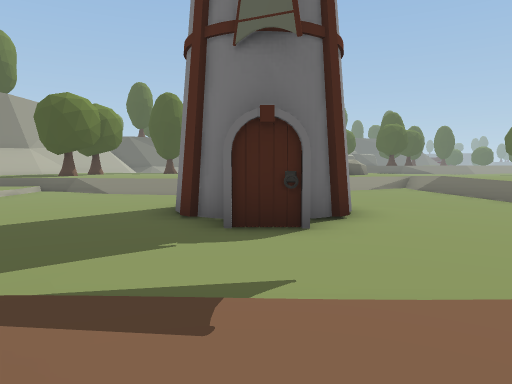
[1] (above)

24 first-person views from a walk through a Unity game level. The camera is 1.2 m above the floor, tilts 4° down and sees 70° across. The floor is counted in squares, 2 m on a side. Each view is taken from the middle of a square. On the plan, view 1 faces up. The plan holds only what a view shows up to about 10 squares ahead; the rest is blank. The place goes on beyond the plan.

[2]
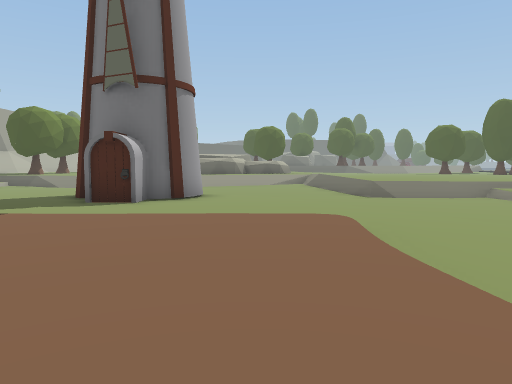

[3]
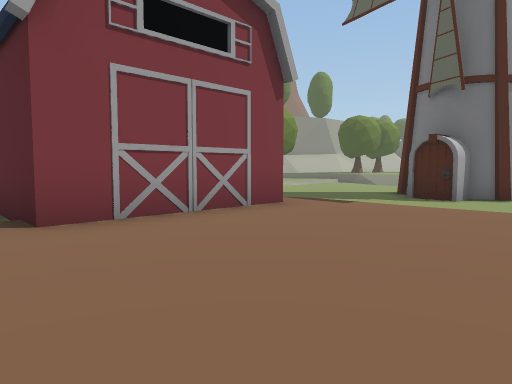

[4]
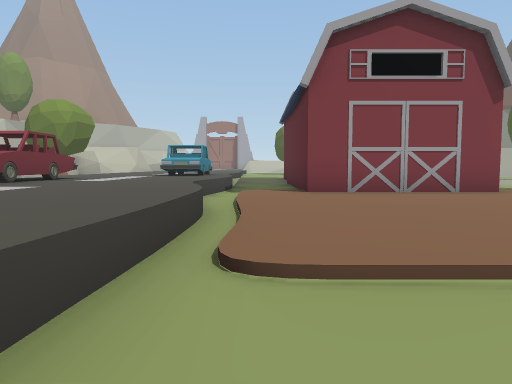

[5]
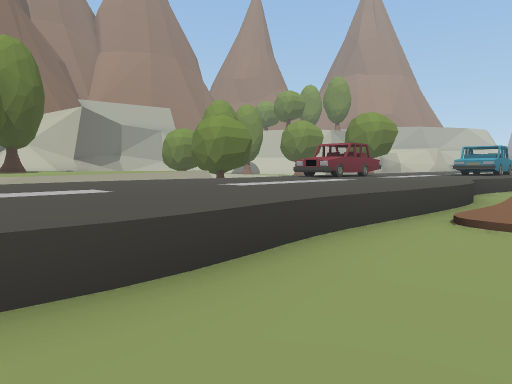

[6]
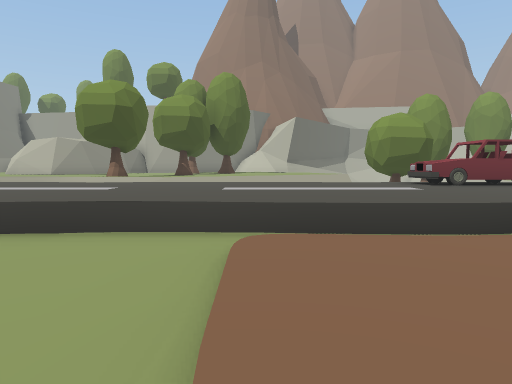

[7]
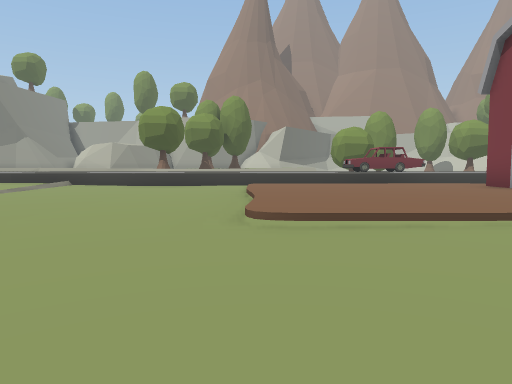

[8]
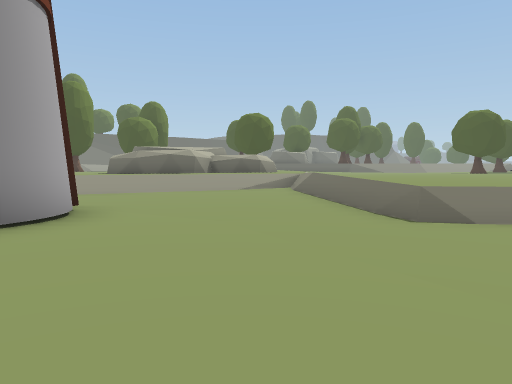

[9]
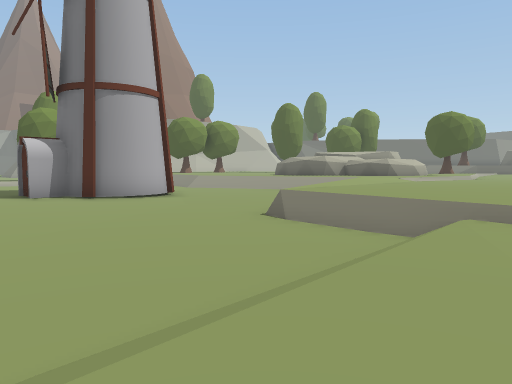

[10]
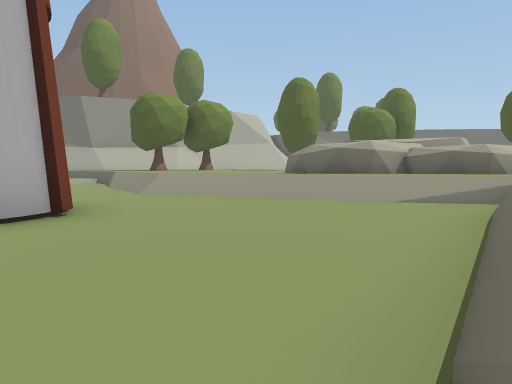

[11]
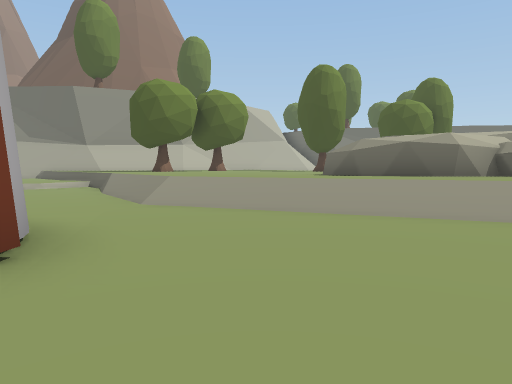

[12]
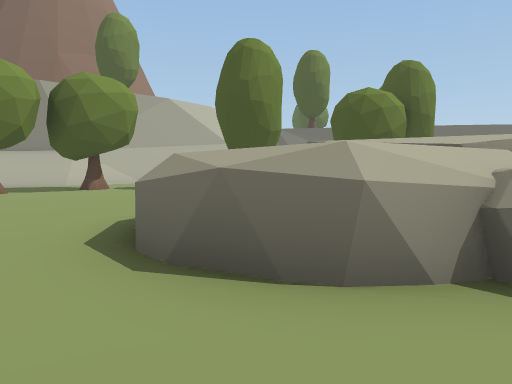

[13]
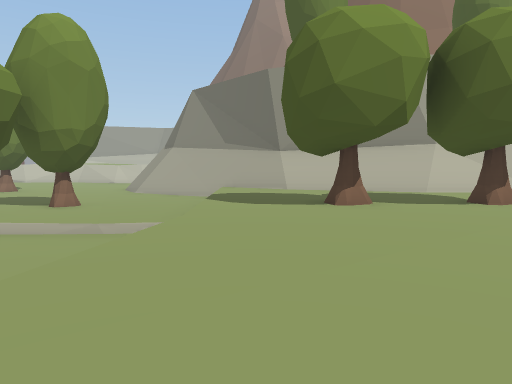

[14]
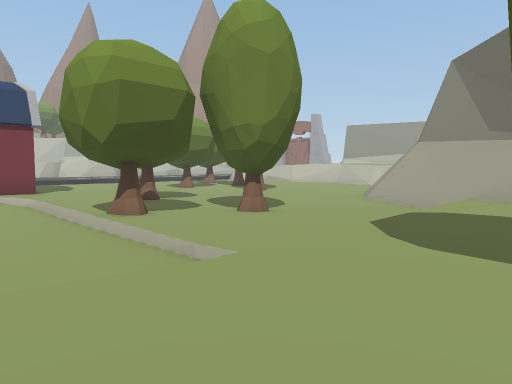

[15]
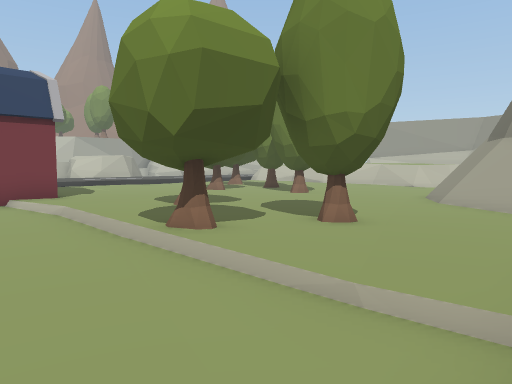

[16]
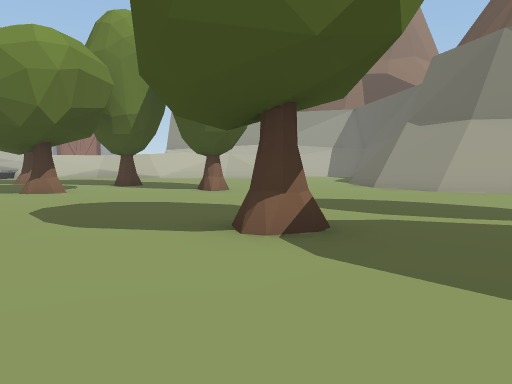

[17]
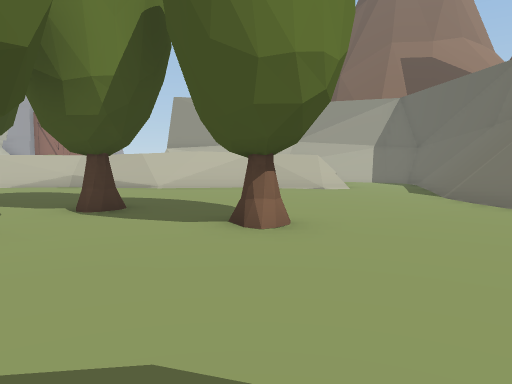

[18]
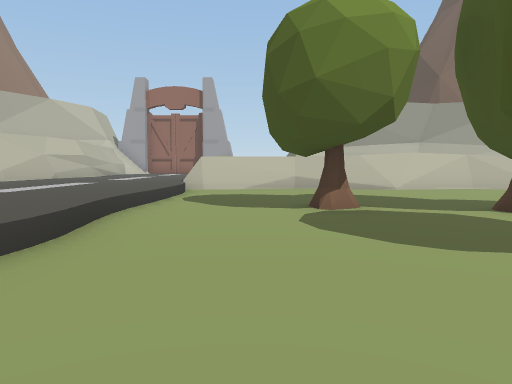

[19]
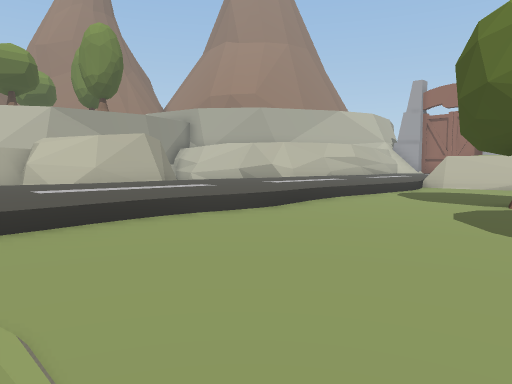

[20]
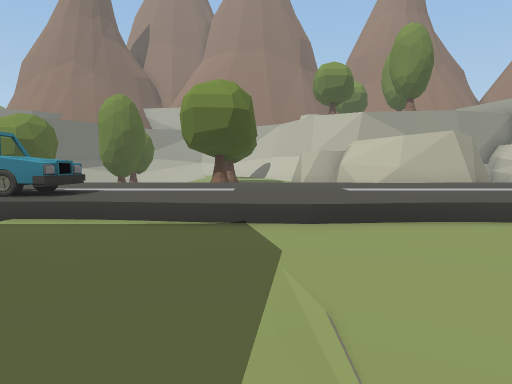

[21]
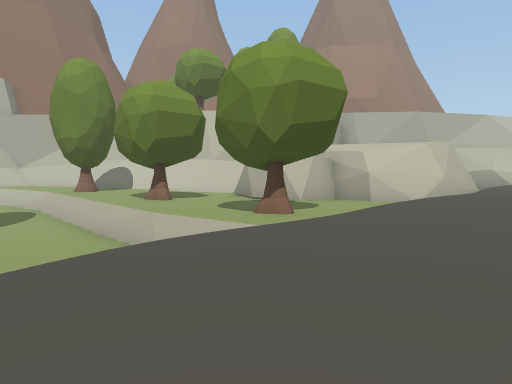

[22]
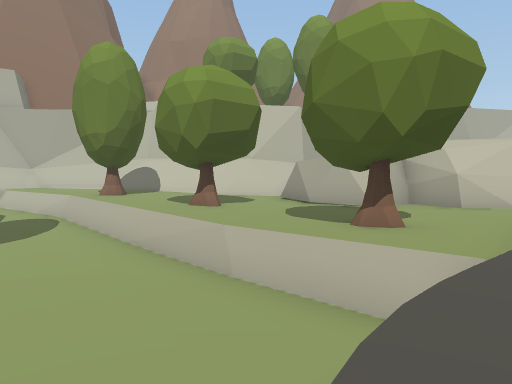

[23]
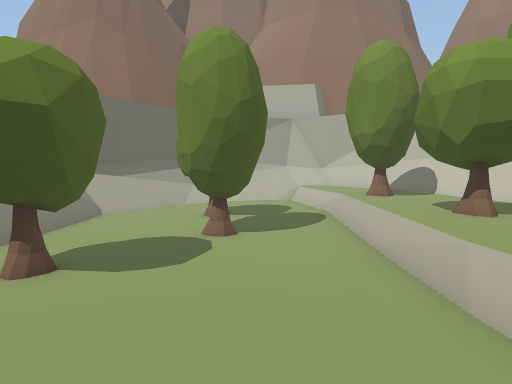

[24]
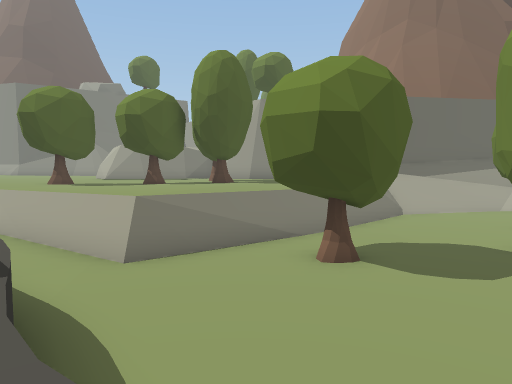

### Floor plan
Key: @ floor where view 1 was taken; # wall or solid block; . main floor; : floor 0.25 m higher than the main floor; - floor 0.25 m lower than the main floor; + floor 0.5 m higher than the main floor; _ floor 0.5 m lower than the main floor; * floor 0.75 m higher than the main floor; < floor 1 m lower than the main floor; ( floor 1.25 m lower than the main floor; / step, stairs or slope; = window, fence, low wall or low ledge; ^ raised ledge; v drop or lower ground; O other object.
Columns run from 20 left of view 1 to 10 right of it. Each row starts with its distance up from view 1.
 18           ##
 17           #+          #
 16           #++O+++   ^^^
 15          ##++++++++   ^^^
 14          ##++O+++++^^^^^+
 13          #+++O+++++++/++++ ::
 12         ##+++++++++++/+/// ::++
 11        ##=::::///+++///--=:++++
 10 ##     ##.....---///-----=:+++
  9 /###  ##.-....-----_------++++
  8 //=####----O..------------/+++
  7 ../###----...O----- ##----=+++
  6 ....------....-----###----/=-/
  5 #....----.....-----###-------/.
  4 #..........O..-- ------------/.
  3 =.....O.......-- ------------/.
  2 =.............-   -----------/.
  1 =....O..... ..O    ...../---
  0 =......O..   O     O@.../----
 -1 =........... O     O..../----
 -2 =...OO.......      #..../----/
 -3 =............   OOOO..../----..
 -4 =.............  --/..////----/.
 -5 =/+++//+//++//= ++/==/+++//+//+
 -6 ++++++++++++++OOO++++++++++++
 -7 +++++++++++++++++++++++++++++
 -8 ++++++++++++++++++OOO+++++++++
 -9 +++  +++++++++++++OOO+++++++++
-10 #    /##/.....=((   <        v
-11      ####...O.v(((<<<#####*+
-12         #...O.v((((<<v****++
-13         ##....v((((((v***++
-14          #-...v((((O #***++
-15          #-.O.v((((( =***
-16           ..O.v((O(( #**
-17           ....v<(O(((#
-18           /...<<<<(((#
-19          ##.OO<<<O<( #
-20               v<  <<

Where each view was taken, in squares from view 1:
view 1: 0 up, 0 right, facing up
view 2: 3 down, 3 right, facing up
view 3: 4 down, 3 right, facing up-left
view 4: 4 down, 6 right, facing left
view 5: 3 down, 8 right, facing down-left
view 6: 1 down, 4 right, facing down
view 7: 5 up, 4 right, facing down
view 8: 2 up, 4 right, facing up
view 9: 2 up, 10 right, facing up-left
view 10: 6 up, 6 right, facing up-left
view 11: 7 up, 4 right, facing up-left
view 12: 12 up, 3 right, facing up-left
view 13: 12 up, 1 left, facing left
view 14: 13 up, 4 left, facing down-left
view 15: 11 up, 4 left, facing down-left
view 16: 4 up, 6 left, facing left
view 17: 3 up, 10 left, facing left
view 18: 3 down, 10 left, facing left
view 19: 1 down, 9 left, facing down-left
view 20: 1 down, 9 left, facing down
view 21: 7 down, 3 left, facing down-left
view 22: 9 down, 3 left, facing down-left
view 23: 9 down, 4 left, facing down
view 24: 9 down, 4 left, facing down-right
